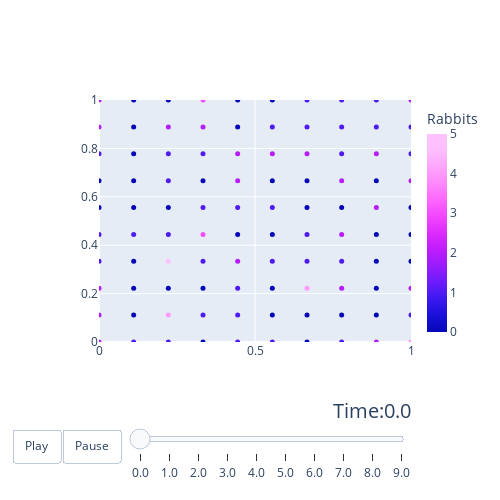

The notebook cell this image was saved under:
### Code cell
result.plot_species('Rabbits', animated=True)

### Figure 1 — Plotly figure (JSON) as saved in the notebook; plotly's stock layout.template omitted (floating-point values rounded to 4 significant figures)
{"data": [{"marker": {"color": [2, 2, 2, 1, 1, 0, 0, 1, 2, 2, 1, 0, 0, 0, 1, 0, 0, 0, 0, 0, 1, 4, 0, 5, 1, 0, 1, 1, 2, 0, 0, 1, 0, 1, 3, 1, 0, 1, 2, 3, 1, 1, 1, 2, 0, 1, 2, 2, 0, 0, 1, 0, 0, 1, 0, 1, 0, 2, 1, 0, 0, 0, 4, 1, 1, 0, 0, 2, 1, 1, 1, 0, 2, 1, 2, 0, 2, 1, 1, 1, 2, 0, 0, 0, 0, 2, 0, 2, 1, 1, 4, 1, 2, 0, 0, 0, 2, 1, 1, 2], "colorbar": {"thickness": 20, "title": {"text": "Rabbits"}}, "colorscale": [[0, "#0508b8"], [0.08333, "#1910d8"], [0.1667, "#3c19f0"], [0.25, "#6b1cfb"], [0.3333, "#981cfd"], [0.4167, "#bf1cfd"], [0.5, "#dd2bfd"], [0.5833, "#f246fe"], [0.6667, "#fc67fd"], [0.75, "#fe88fc"], [0.8333, "#fea5fd"], [0.9167, "#febefe"], [1, "#fec3fe"]], "size": 5}, "mode": "markers", "name": "Rabbits", "type": "scatter", "x": [0, 0, 0, 0, 0, 0, 0, 0, 0, 0, 0.1111, 0.1111, 0.1111, 0.1111, 0.1111, 0.1111, 0.1111, 0.1111, 0.1111, 0.1111, 0.2222, 0.2222, 0.2222, 0.2222, 0.2222, 0.2222, 0.2222, 0.2222, 0.2222, 0.2222, 0.3333, 0.3333, 0.3333, 0.3333, 0.3333, 0.3333, 0.3333, 0.3333, 0.3333, 0.3333, 0.4444, 0.4444, 0.4444, 0.4444, 0.4444, 0.4444, 0.4444, 0.4444, 0.4444, 0.4444, 0.5556, 0.5556, 0.5556, 0.5556, 0.5556, 0.5556, 0.5556, 0.5556, 0.5556, 0.5556, 0.6667, 0.6667, 0.6667, 0.6667, 0.6667, 0.6667, 0.6667, 0.6667, 0.6667, 0.6667, 0.7778, 0.7778, 0.7778, 0.7778, 0.7778, 0.7778, 0.7778, 0.7778, 0.7778, 0.7778, 0.8889, 0.8889, 0.8889, 0.8889, 0.8889, 0.8889, 0.8889, 0.8889, 0.8889, 0.8889, 1, 1, 1, 1, 1, 1, 1, 1, 1, 1], "y": [0, 0.1111, 0.2222, 0.3333, 0.4444, 0.5556, 0.6667, 0.7778, 0.8889, 1, 0, 0.1111, 0.2222, 0.3333, 0.4444, 0.5556, 0.6667, 0.7778, 0.8889, 1, 0, 0.1111, 0.2222, 0.3333, 0.4444, 0.5556, 0.6667, 0.7778, 0.8889, 1, 0, 0.1111, 0.2222, 0.3333, 0.4444, 0.5556, 0.6667, 0.7778, 0.8889, 1, 0, 0.1111, 0.2222, 0.3333, 0.4444, 0.5556, 0.6667, 0.7778, 0.8889, 1, 0, 0.1111, 0.2222, 0.3333, 0.4444, 0.5556, 0.6667, 0.7778, 0.8889, 1, 0, 0.1111, 0.2222, 0.3333, 0.4444, 0.5556, 0.6667, 0.7778, 0.8889, 1, 0, 0.1111, 0.2222, 0.3333, 0.4444, 0.5556, 0.6667, 0.7778, 0.8889, 1, 0, 0.1111, 0.2222, 0.3333, 0.4444, 0.5556, 0.6667, 0.7778, 0.8889, 1, 0, 0.1111, 0.2222, 0.3333, 0.4444, 0.5556, 0.6667, 0.7778, 0.8889, 1]}], "layout": {"height": 500, "scene": {"aspectmode": "data"}, "sliders": [{"active": 0, "currentvalue": {"font": {"size": 20}, "prefix": "Time:", "visible": true, "xanchor": "right"}, "len": 0.9, "pad": {"b": 10, "t": 50}, "steps": [{"args": [["0.0"], {"frame": {"duration": 500, "redraw": true}, "mode": "immediate", "transition": {"duration": 300}}], "label": "0.0", "method": "animate"}, {"args": [["1.0"], {"frame": {"duration": 500, "redraw": true}, "mode": "immediate", "transition": {"duration": 300}}], "label": "1.0", "method": "animate"}, {"args": [["2.0"], {"frame": {"duration": 500, "redraw": true}, "mode": "immediate", "transition": {"duration": 300}}], "label": "2.0", "method": "animate"}, {"args": [["3.0"], {"frame": {"duration": 500, "redraw": true}, "mode": "immediate", "transition": {"duration": 300}}], "label": "3.0", "method": "animate"}, {"args": [["4.0"], {"frame": {"duration": 500, "redraw": true}, "mode": "immediate", "transition": {"duration": 300}}], "label": "4.0", "method": "animate"}, {"args": [["5.0"], {"frame": {"duration": 500, "redraw": true}, "mode": "immediate", "transition": {"duration": 300}}], "label": "5.0", "method": "animate"}, {"args": [["6.0"], {"frame": {"duration": 500, "redraw": true}, "mode": "immediate", "transition": {"duration": 300}}], "label": "6.0", "method": "animate"}, {"args": [["7.0"], {"frame": {"duration": 500, "redraw": true}, "mode": "immediate", "transition": {"duration": 300}}], "label": "7.0", "method": "animate"}, {"args": [["8.0"], {"frame": {"duration": 500, "redraw": true}, "mode": "immediate", "transition": {"duration": 300}}], "label": "8.0", "method": "animate"}, {"args": [["9.0"], {"frame": {"duration": 500, "redraw": true}, "mode": "immediate", "transition": {"duration": 300}}], "label": "9.0", "method": "animate"}], "transition": {"duration": 300, "easing": "cubic-in-out"}, "x": 0.1, "xanchor": "left", "y": 0, "yanchor": "top"}], "updatemenus": [{"buttons": [{"args": [null, {"frame": {"duration": 500, "redraw": false}, "fromcurrent": true, "transition": {"duration": 300, "easing": "quadratic-in-out"}}], "label": "Play", "method": "animate"}, {"args": [[null], {"frame": {"duration": 0, "redraw": false}, "mode": "immediate", "transition": {"duration": 0}}], "label": "Pause", "method": "animate"}], "direction": "left", "pad": {"r": 10, "t": 87}, "showactive": false, "type": "buttons", "x": 0.1, "xanchor": "right", "y": 0, "yanchor": "top"}], "width": 500, "xaxis": {"range": [0, 1]}, "yaxis": {"range": [0, 1]}}}
